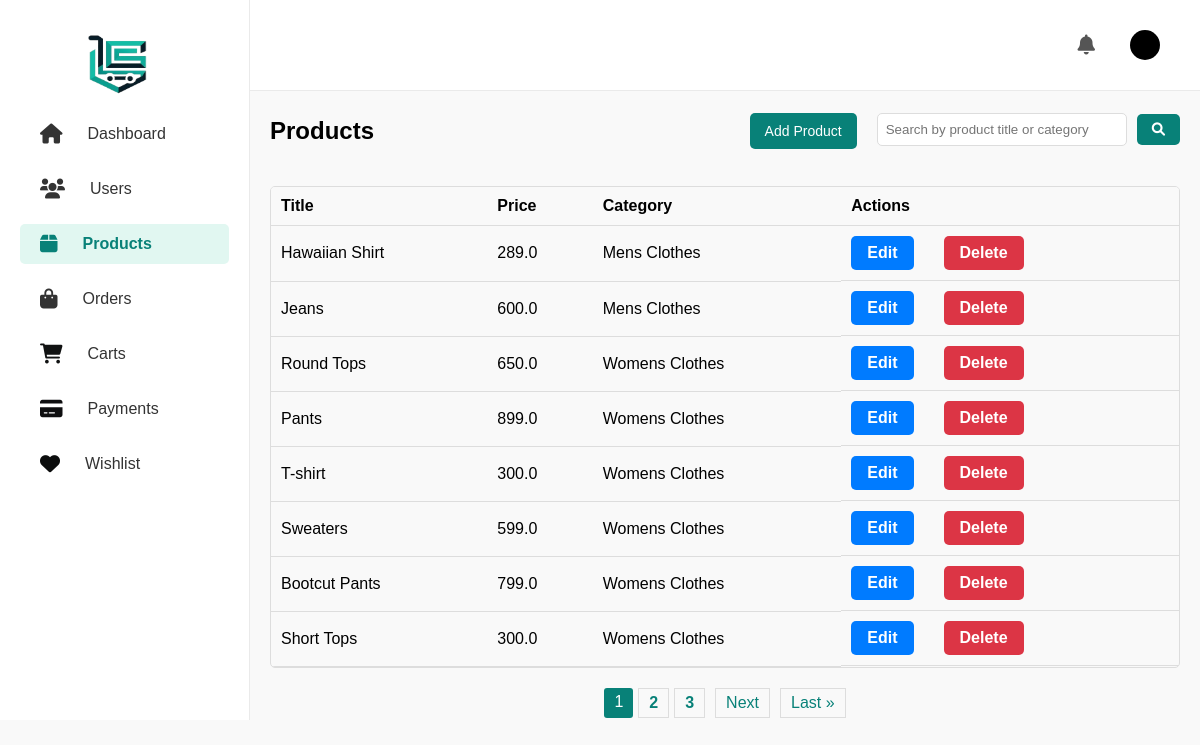
The page /dashboard/products/ on the database its author committed.
### app/models.py (models this page shows, shortened)
class Product(models.Model):
    title = models.CharField(max_length=100)
    selling_price = models.FloatField()
    discounted_price = models.FloatField()
    description = models.TextField()
    composition = models.TextField(default='', blank=True)
    prodapp = models.TextField(default='', blank=True)
    category = models.CharField(choices=CATEGORY_CHOICES, max_length=2)
    product_image = models.ImageField(upload_to='product')
    created_at = models.DateTimeField(auto_now_add=True)

### app/views.py (the view)
# urls.py: path('dashboard/products/', views.dashboard_products, name='dashboard_products'),
def dashboard_products(request):
    search_query = request.GET.get('q', '')
    if search_query:
        products_list = Product.objects.filter(title__icontains=search_query) | Product.objects.filter(category__icontains=search_query)
    else:
        products_list = Product.objects.all()
    new_arrivals = products_list.order_by('-created_at')[:8]  # Modify `created_at` to whatever field is relevant
    paginator = Paginator(products_list, 8)  # Show 8 products per page.
    page_number = request.GET.get('page')
    page_obj = paginator.get_page(page_number)
    return render(request, 'app/admin_dashboard_products.html', {
        'page_obj': page_obj,
        'search_query': search_query,
        'new_arrivals': new_arrivals
    })

### templates/app/admin_dashboard_products.html (shortened to what this page needs)
{% extends 'app/dashboard_static.html' %}
{% load static %}
{% block product_details %}
<div class="customer-container" style="margin-top: 5px;">
    <div class="customer-header" style="margin-top: 0px;">
        <h1 class="customer-title">Products</h1>
        <div class="actions" style="margin-top: 0px;">
            <a href="{% url 'add_product' %}" class="customer-new-btn" style="margin-top: 0px;">Add Product</a>
            <form method="GET" class="search-form" style="margin-top:17px;">
                <input type="text" name="q" value="{{ search_query }}" placeholder="Search by product title or category" class="wishlist-search-input">
                <button type="submit" class="search-btn">
                    <i class="fa-solid fa-magnifying-glass" style="color: #ffffff;"></i>
                </button>
            </form>
        </div>
    </div>
    <div class="customer-table-container">
        <table class="customer-table">
            <thead>
                <tr>
                    <th>Title</th>
                    <th>Price</th>
                    <th>Category</th>
                    <th>Actions</th>
                </tr>
            </thead>
            <tbody>
                {% for product in page_obj %}
                <tr>
                    <td>{{ product.title }}</td>
                    <td>{{ product.selling_price }}</td>
                    <td>{{ product.get_category_display }}</td>
                    <td class="actions">
                        <a href="{% url 'edit_product' product.id %}" class="customer-edit-btn">Edit</a>
                        <a href="{% url 'delete_product' product.id %}" class="btn-delete" onclick="return confirm('Are you sure you want to delete this product?')">Delete</a>
                    </td>
                </tr>
                {% empty %}
                <tr>
                    <td colspan="4">No products available.</td>
                </tr>
                {% endfor %}
            </tbody>
        </table>
    </div>
    <div class="pagination">
        <span class="step-links">
            <span class="page-numbers">
                {% for num in page_obj.paginator.page_range %}
                    {% if page_obj.number == num %}
                        <span class="current-page">{{ num }}</span>
                    {% else %}
                        <a href="?page={{ num }}" class="page-link">{{ num }}</a>
                    {% endif %}
                {% endfor %}
            </span>
            {% if page_obj.has_next %}
                <a href="?page={{ page_obj.next_page_number }}" class="pagination-arrow">Next</a>
                <a href="?page={{ page_obj.paginator.num_pages }}" class="pagination-arrow">Last &raquo;</a>
            {% endif %}
        </span>
    </div>
</div>
{% endblock product_details %}

### templates/app/dashboard_static.html (style rules this page uses)
* { margin: 0; padding: 0; box-sizing: border-box; }
body { font-family: Arial, sans-serif; display: flex; height: 100vh; background-color: #f9f9f9; }
.customer-container { font-family: Arial, sans-serif; margin: 20px; }
.customer-header { display: flex; justify-content: space-between; align-items: center; margin-bottom: 20px; }
.customer-title { font-size: 24px; margin: 0; }
.customer-new-btn { background-color: #088178; color: white; border: none; padding: 10px 15px; border-radius: 5px; cursor: pointer; font-size: 14px; }
.customer-table-container { border: 1px solid #ddd; border-radius: 5px; overflow: hidden; }
.customer-table { width: 100%; border-collapse: collapse; }
.customer-table thead { background-color: #f9f9f9; }
.customer-table th, .customer-table td { padding: 10px; text-align: left; border-bottom: 1px solid #ddd; }
.customer-table th { font-weight: bold; }
td { text-align: center; padding: 10px; }
.customer-edit-btn { display: inline-block; padding: 8px 16px; background-color: #007bff; color: white; text-decoration: none; border-radius: 5px; font-weight: bold; transition: background-color 0.3s ease, transform 0.2s ease; margin-right: 10px; }
.btn-delete { display: inline-block; padding: 8px 16px; background-color: #dc3545; color: white; text-decoration: none; border-radius: 5px; font-weight: bold; transition: background-color 0.3s ease, transform 0.2s ease; }
.customer-edit-btn, .btn-delete { border: none; }
.pagination { display: flex; justify-content: center; align-items: center; margin-top: 20px; }
.step-links { display: flex; gap: 10px; }
.page-numbers { display: flex; gap: 5px; }
.page-link, .pagination-arrow { text-decoration: none; padding: 5px 10px; border: 1px solid #ddd; color: #088178; font-weight: bold; }
.current-page { background-color: #088178; color: white; padding: 5px 10px; border-radius: 3px; }
.pagination-arrow { font-weight: normal; }
.search-form { margin-bottom: 20px; }
.search-btn { padding: 8px 12px; background-color: #088178; color: white; border: none; border-radius: 4px; cursor: pointer; }

### templates/app/admin_dashboard_products.html (style rules this page uses)
.customer-header { display: flex; justify-content: space-between; align-items: center; margin-bottom: 20px; }
.actions { display: flex; align-items: center; gap: 20px; }
.customer-new-btn { background-color: #088178; color: white; border: none; padding: 10px 15px; border-radius: 5px; cursor: pointer; font-size: 14px; text-decoration: none; }
.search-form { display: flex; align-items: center; }
.wishlist-search-input { padding: 8px; border: 1px solid #ddd; border-radius: 5px; width: 250px; margin-right: 10px; }
.search-btn { background-color: #088178; color: white; border: none; padding: 8px 15px; border-radius: 5px; cursor: pointer; }

### rows shown on the page
Product: title "Hawaiian Shirt", selling_price "289.0", category "Mens Clothes"
Product: title "Jeans", selling_price "600.0", category "Mens Clothes"
Product: title "Round Tops", selling_price "650.0", category "Womens Clothes"
Product: title "Pants", selling_price "899.0", category "Womens Clothes"
Product: title "T-shirt", selling_price "300.0", category "Womens Clothes"
Product: title "Sweaters", selling_price "599.0", category "Womens Clothes"
Product: title "Bootcut Pants", selling_price "799.0", category "Womens Clothes"
Product: title "Short Tops", selling_price "300.0", category "Womens Clothes"

### other values the page prints
{{ num }} "1"
{{ num }} "2" "3"
